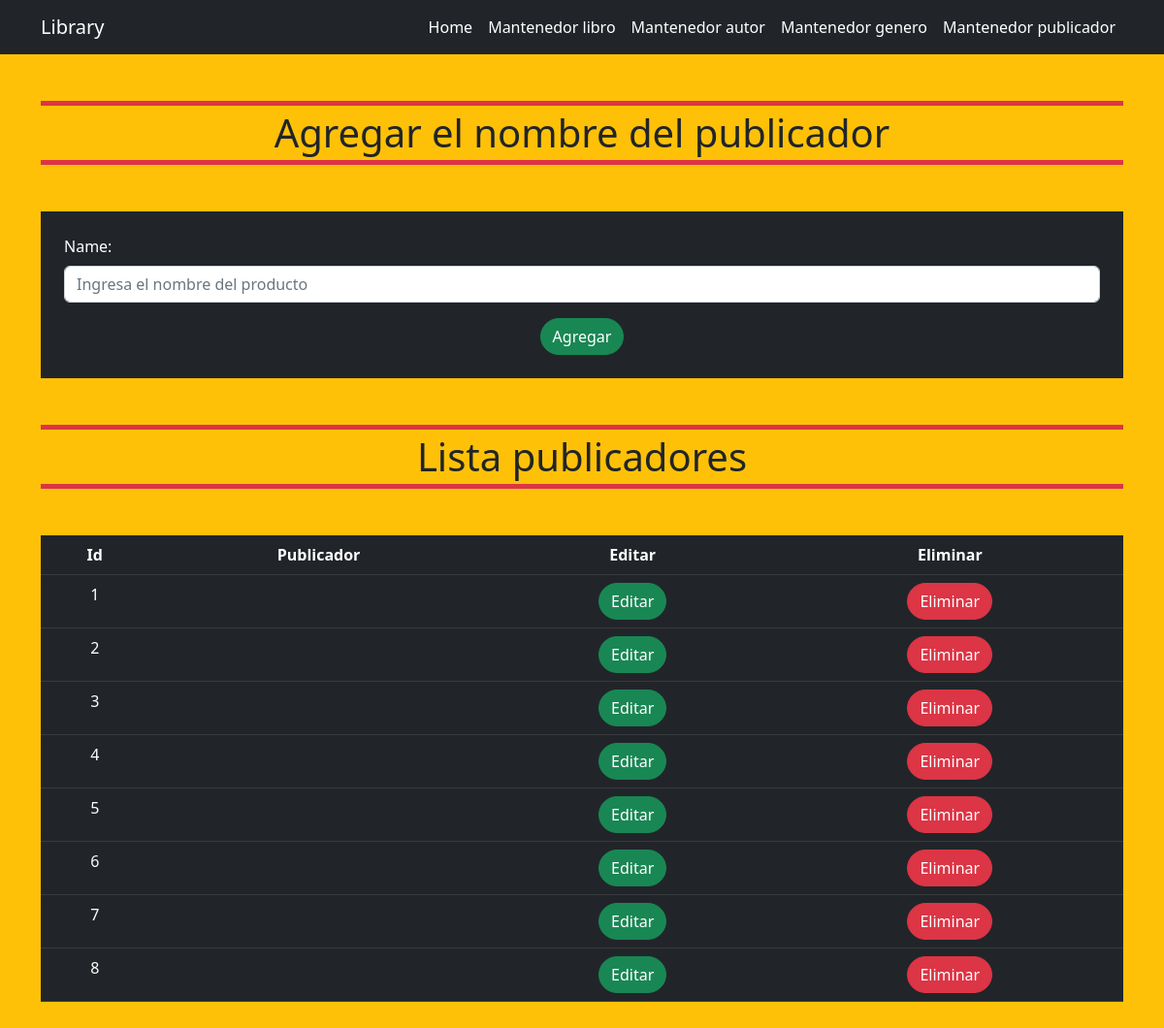
Page /publisher/ on the earlier database version.
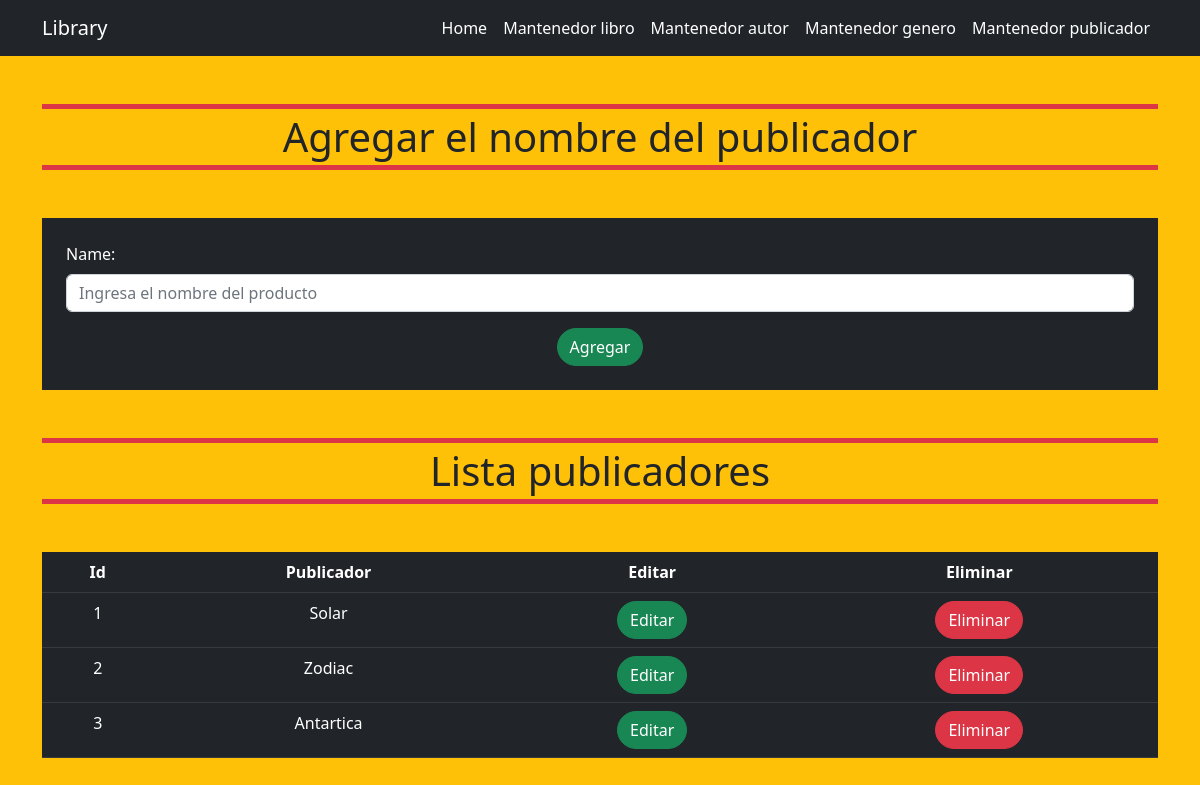
Same page on the later database version.
### libraryApp/models.py (models this page shows)
class Publisher(models.Model):
    try:
        name = models.CharField(max_length = 100)
        def __str__(self):
            return self.name
    except Exception as e:
        print('Modelo no creado: ', e)

### libraryApp/views.py (the view)
# urls.py: path('publisher/', views.publisher, name='publisher'),
def publisher(request):
    allPublish = Publisher.objects.all()
    if request.method == 'POST':
        form = PublisherForm(request.POST)
        if form.is_valid():
            publisher = form.save(commit=False)
            publisher.save()
            return redirect('home')
    else:
        form = PublisherForm()
    context = {
        'form': form,
        'allPublish': allPublish
    }
    return render(request, 'library/publisher.html', context)

### libraryApp/forms.py
class PublisherForm(forms.ModelForm):
    name = forms.CharField(max_length=100, widget=forms.TextInput(
        attrs={
            'class': 'form-control mt-2',
            'type': 'text',
            'placeholder': 'Ingresa el nombre del producto'
        }
    ))
    class Meta:
        model = Publisher
        fields = ('name',)

### libraryApp/templates/library/publisher.html (shortened to what this page needs)
{% extends '../layout/base.html' %} {% block content %}
<section class="container">
    <h1 class="text-center my-5 border border-5 border-danger border-start-0 border-end-0 p-1">Agregar el nombre del publicador</h1>
  <form method="POST" class="bg-dark container p-4 text-white">
    {% csrf_token %} {{ form.as_p }}
    <div class="text-center">
      <button type="submit" class="btn btn-success rounded-pill">Agregar</button>
    </div>
  </form>
  <div class="my-5">
    <h1 class="text-center my-5 border border-5 border-danger border-start-0 border-end-0 p-1">Lista publicadores</h1>
    <table class="table table-dark text-center">
      <thead>
        <tr>
          <th scope="col">Id</th>
          <th scope="col">Publicador</th>
          <th scope="col">Editar</th>
          <th scope="col">Eliminar</th>
        </tr>
      </thead>
      <tbody>
        {% for publish in allPublish %}
        <tr>
          <td>{{publish.id}}</td>
          <td>{{publish.name}}</td>
          <td>
            <a
              type="submit"
              class="btn btn-success rounded-pill"
              href="{% url 'editPublisher' pk=publish.id %}"
              >Editar</a
            >
          </td>
          <td>
            <form action="{% url 'deletePublisher' pk=publish.id %}" method="post">
              <button
                type="submit"
                class="btn btn-danger rounded-pill"
                >Eliminar</button>
            </form>
          </td>
        </tr>
        {% empty %}
          <h1 class="text-center m-5 bg-danger text-white p-5 rounded-pill">No hay publicadores agregados!!!</h1>
        {% endfor %}
      </tbody>
    </table>
  </div>
</section>
{% endblock %}

Differences in the rows shown:
removed Publisher: id "4"
removed Publisher: id "5"
removed Publisher: id "6"
removed Publisher: id "7"
removed Publisher: id "8"
changed Publisher id 1: name (not shown) → "Solar"
changed Publisher id 2: name (not shown) → "Zodiac"
changed Publisher id 3: name (not shown) → "Antartica"
